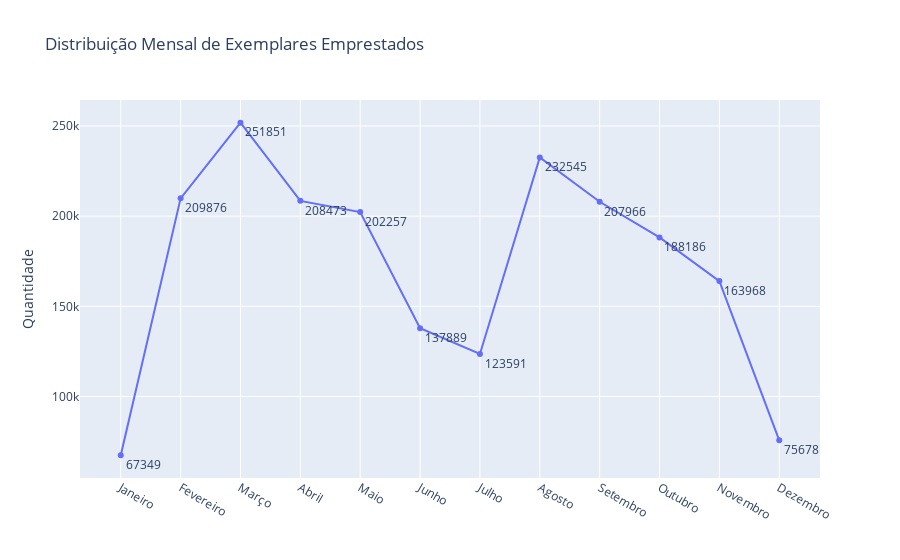

Notebook cell for this chart:
### Code cell
# Criação do grafico de linhas para a analise de distribuição por mes
fig = px.line(
    emprestimos_mensais,
    x='mes_emprestimo',
    y='count',
    title='Distribuição Mensal de Exemplares Emprestados',
    text='count',
    labels={
        'mes_emprestimo':'',
        'count':'Quantidade',
    }
)

fig.update_traces(textposition= "bottom right")

nome_arquivo = 'img/resultados_graficos/evolucao_mensal.png'

if not os.path.exists(nome_arquivo):
    fig.write_image(nome_arquivo)
    print("Arquivo criado!")
else:
    print("Arquivo ja existe")
    
fig.show()

### Figure 1 — Plotly figure (JSON) as saved in the notebook; plotly's stock layout.template omitted (floating-point values rounded to 4 significant figures)
{"data": [{"hovertemplate": "=%{x}<br>Quantidade=%{text}<extra></extra>", "legendgroup": "", "line": {"color": "#636efa", "dash": "solid"}, "marker": {"symbol": "circle"}, "mode": "lines+markers+text", "name": "", "orientation": "v", "showlegend": false, "text": [67350.0, 209900.0, 251900.0, 208500.0, 202300.0, 137900.0, 123600.0, 232500.0, 208000.0, 188200.0, 164000.0, 75680.0], "textposition": "bottom right", "type": "scatter", "x": ["Janeiro", "Fevereiro", "Março", "Abril", "Maio", "Junho", "Julho", "Agosto", "Setembro", "Outubro", "Novembro", "Dezembro"], "xaxis": "x", "y": [67349, 209876, 251851, 208473, 202257, 137889, 123591, 232545, 207966, 188186, 163968, 75678], "yaxis": "y"}], "layout": {"legend": {"tracegroupgap": 0}, "title": {"text": "Distribuição Mensal de Exemplares Emprestados"}, "xaxis": {"anchor": "y", "domain": [0, 1], "title": {"text": ""}}, "yaxis": {"anchor": "x", "domain": [0, 1], "title": {"text": "Quantidade"}}}}
